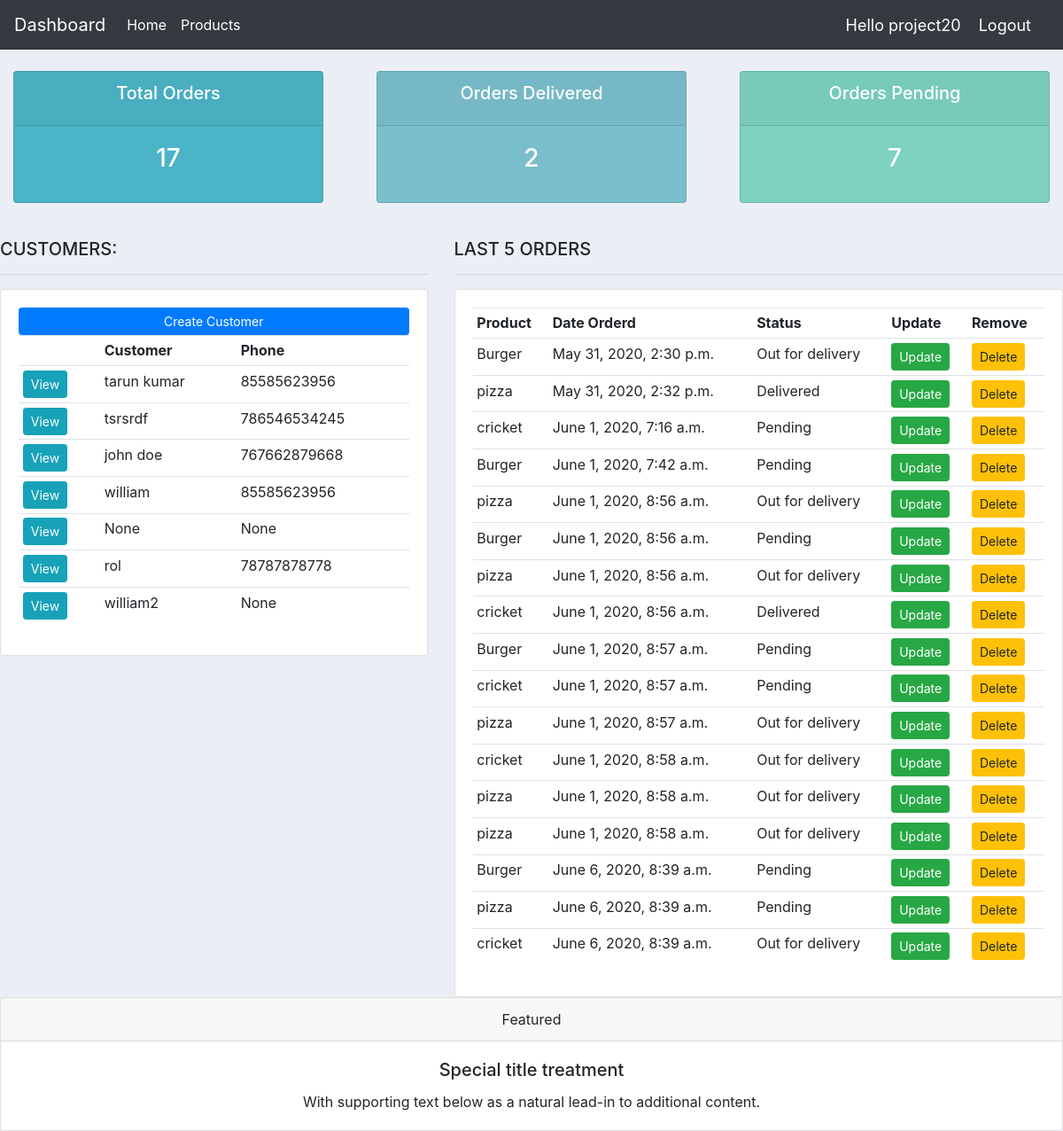
The app's page / (signed in) with its own data.
### crm/models.py (models this page shows, shortened)
class Customer(models.Model):
    user = models.OneToOneField(User, null=True, blank=True, on_delete=models.CASCADE)
    name = models.CharField(max_length=200, null=True)
    phone = models.CharField(max_length=100, null=True)
    profile_pic = models.ImageField(null=True, blank=True)
    email = models.CharField(max_length=200, null=True)
    date_created = models.DateTimeField(auto_now_add=True, null=True)

class Order(models.Model):
    STATUS = (
        ('Pending', 'Pending'),
        ('Out for delivery', 'Out for delivery'),
        ('Delivered', 'Delivered'),
    )
    customer = models.ForeignKey(Customer, null=True, on_delete=models.SET_NULL)
    product = models.ForeignKey(Product, null=True, on_delete=models.SET_NULL)
    date_created = models.DateTimeField(auto_now_add=True, null=True)
    status = models.CharField(max_length=200, null=True, choices=STATUS)
    note = models.CharField(max_length=2000, null=True)

class Product(models.Model):
    CATEGORY = (
        ('Indoor', 'Indoor'),
        ('Out Door', 'Out Door'),
    )
    name = models.CharField(max_length=200, null=True)
    price = models.FloatField(null=True)
    category = models.CharField(max_length=200, null=True, choices=CATEGORY)
    description = models.TextField(max_length=1000, null=True, blank=True)
    date_created = models.DateTimeField(auto_now_add=True, null=True)
    tag = models.ManyToManyField(Tag)
    def __str__(self):
        return self.name

### crm/decorators.py (the view)
    def wrapper_function(request, *args, **kwargs):
        group = None
        if request.user.groups.exists():
            group = request.user.groups.all()[0].name
        if group == 'customer':
            return redirect('userPage')
        if group == 'admin':
            return view_func(request, *args, **kwargs)

### crm/views.py (called while the page is built)
@login_required(login_url='loginPage')
@admin_only
def home(request):
    orders = Order.objects.all()
    customers = Customer.objects.all()
    total_customers = customers.count()
    total_orders = orders.count()
    delivered = orders.filter(status='Delivered').count()
    pending = orders.filter(status='Pending').count()
    context = {'orders': orders, 'customers': customers, 'total_customers': total_customers,
               'total_orders': total_orders, 'delivered': delivered, 'pending': pending}
    return render(request, 'crm/dashboard.html', context)

### crm/templates/crm/dashboard.html (shortened to what this page needs)
{% extends 'crm/main.html' %}
{% block content %}
{% include 'crm/status.html' %}
<br>
<div class="row">
    <div class="col-md-5">
        <h5>CUSTOMERS:</h5>
        <hr>
        <div class="card card-body">
            <a class="btn btn-primary  btn-sm btn-block" href="">Create Customer</a>
            <table class="table table-sm">
                <tr>
                    <th></th>
                    <th>Customer</th>
                    <th>Phone</th>
                </tr>
                {% for customer in customers %}
                <tr>
                    <td><a class="btn btn-sm btn-info" href="{% url 'customer' customer.id %}">View</a></td>
                    <td>{{customer.name}}</td>
                    <td>{{customer.phone}}</td>
                </tr>
                {% endfor %}
            </table>
        </div>
    </div>
    <div class="col-md-7">
        <h5>LAST 5 ORDERS</h5>
        <hr>
        <div class="card card-body">
           <table class="table table-sm">
                <tr>
                    <th>Product</th>
                    <th>Date Orderd</th>
                    <th>Status</th>
                    <th>Update</th>
                    <th>Remove</th>
                </tr>
                {% for order in orders %}
                <tr>
                    <td>{{order.product}}</td>
                    <td>{{order.date_created}}</td>
                    <td>{{order.status}}</td>
                    <td><a href="{% url 'update_order' order.id %}" class="btn btn-sm btn-success">Update</a></td>
                    <td><a href="{% url 'delete_order' order.id %}" class="btn btn-sm btn-warning">Delete</a></td>
                </tr>
                {% endfor %}
            </table>
        </div>
    </div>
</div>
{% endblock %}

### crm/templates/crm/main.html (shortened to what this page needs)
{% load static %}
<!doctype html>
<html lang="en">
  <head>
    <link rel="stylesheet" href="https://stackpath.bootstrapcdn.com/bootstrap/4.5.0/css/bootstrap.min.css">
    <link rel="stylesheet" type="text/css" href="{% static 'css/main.css' %}">
      <link rel="stylesheet" href="https://use.fontawesome.com/releases/v5.6.1/css/all.css">
  </head>
  <body>
{% include 'crm/navbar.html' %}
{% block content %}
{% endblock %}
{% include 'crm/footer.html' %}
  </body>
</html>

### crm/templates/crm/navbar.html (shortened to what this page needs)
{% load static %}
<nav class="navbar navbar-expand-lg navbar-dark bg-dark">
  <a class="navbar-brand " href="{% url 'home' %}">Dashboard</a>
  <div class="collapse navbar-collapse" id="navbarNav">
    <ul class="navbar-nav">
      {% if request.user.is_staff %}
      <li class="nav-item active">
        <a class="nav-link" href="{% url 'home' %}">Home</a>
      </li>
      <li class="nav-item active">
        <a class="nav-link" href="{% url 'products' %}">Products</a>
      </li>
      {% else %}
      <li class="nav-item active">
        <a class="nav-link" href="{% url 'accountSettings' %}">Settings</a>
      </li>
      {% endif %}
    </ul>
  </div>
  <span class="hello-msg">Hello {{request.user}}</span>
  <span><a class="hello-msg" href="{% url 'logoutUser' %}">Logout</a></span>
</nav>

### crm/templates/crm/status.html
<br>
<div class="row">
	<div class="col">
		<div class="col-md">
			<div class="card text-center text-white  mb-3" id="total-orders">
			  	<div class="card-header">
			  		<h5 class="card-title">Total Orders</h5>
			  	</div>
			  	<div class="card-body">
			    	<h3 class="card-title">{{total_orders}}</h3>
			  	</div>
			</div>
		</div>
	</div>
	<div class="col">
		<div class="col-md">
			<div class="card text-center text-white  mb-3" id="orders-delivered">
			  	<div class="card-header">
			  		<h5 class="card-title">Orders Delivered</h5>
			  	</div>
			  	<div class="card-body">
			    	<h3 class="card-title">{{delivered}}</h3>
			  	</div>
			</div>
		</div>
	</div>
	<div class="col">
		<div class="col-md">
			<div class="card text-center text-white  mb-3" id="orders-pending">
			  	<div class="card-header">
			  		<h5 class="card-title">Orders Pending</h5>
			  	</div>
			  	<div class="card-body">
			    	<h3 class="card-title">{{pending}}</h3>
			  	</div>
			</div>
		</div>
	</div>
</div>

### crm/templates/crm/footer.html
<div class="card text-center">
  <div class="card-header">
    Featured
  </div>
  <div class="card-body">
    <h5 class="card-title">Special title treatment</h5>
    <p class="card-text">With supporting text below as a natural lead-in to additional content.</p>
  </div>
</div>

### crm/static/css/main.css (style rules this page uses)
body { background-color: #ebeff5; }
#total-orders { background-color: #4cb4c7; }
#orders-delivered { background-color: #7abecc; }
#orders-pending { background-color: #7CD1C0; }

### crm/templates/crm/navbar.html (style rules this page uses)
.hello-msg { font-size: 18px; color: #fff; margin-right: 20px }

### records on screen
Customer: name "tarun kumar", phone "85585623956"
Customer: name "tsrsrdf", phone "786546534245"
Customer: name "john doe", phone "767662879668"
Customer: name "william", phone "85585623956"
Customer: name "None", phone "None"
Customer: name "rol", phone "78787878778"
Customer: name "william2", phone "None"
Order: product "Burger", date_created "May 31, 2020, 2:30 p.m.", status "Out for delivery"
Order: product "pizza", date_created "May 31, 2020, 2:32 p.m.", status "Delivered"
Order: product "cricket", date_created "June 1, 2020, 7:16 a.m.", status "Pending"
Order: product "Burger", date_created "June 1, 2020, 7:42 a.m.", status "Pending"
Order: product "pizza", date_created "June 1, 2020, 8:56 a.m.", status "Out for delivery"
Order: product "Burger", date_created "June 1, 2020, 8:56 a.m.", status "Pending"
Order: product "pizza", date_created "June 1, 2020, 8:56 a.m.", status "Out for delivery"
Order: product "cricket", date_created "June 1, 2020, 8:56 a.m.", status "Delivered"
Order: product "Burger", date_created "June 1, 2020, 8:57 a.m.", status "Pending"
Order: product "cricket", date_created "June 1, 2020, 8:57 a.m.", status "Pending"
Order: product "pizza", date_created "June 1, 2020, 8:57 a.m.", status "Out for delivery"
Order: product "cricket", date_created "June 1, 2020, 8:58 a.m.", status "Out for delivery"
Order: product "pizza", date_created "June 1, 2020, 8:58 a.m.", status "Out for delivery"
Order: product "pizza", date_created "June 1, 2020, 8:58 a.m.", status "Out for delivery"
Order: product "Burger", date_created "June 6, 2020, 8:39 a.m.", status "Pending"
Order: product "pizza", date_created "June 6, 2020, 8:39 a.m.", status "Pending"
Order: product "cricket", date_created "June 6, 2020, 8:39 a.m.", status "Out for delivery"

### other values on screen
{{ request.user }} "project20"
{{ total_orders }} "17"
{{ delivered }} "2"
{{ pending }} "7"
